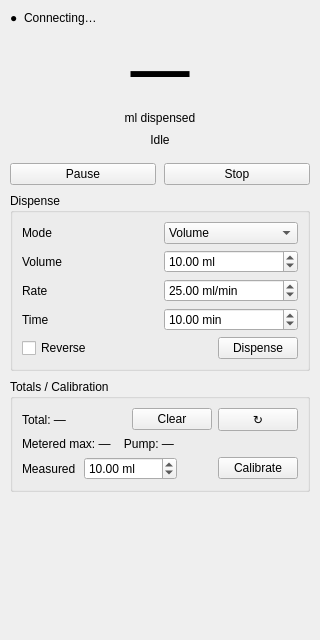
<?xml version="1.0" encoding="UTF-8"?>
<ui version="4.0">
 <class>DosingPumpWidget</class>
 <widget class="QWidget" name="DosingPumpWidget">
  <property name="geometry">
   <rect><x>0</x><y>0</y><width>320</width><height>640</height></rect>
  </property>
  <property name="windowTitle"><string>Dosing Pump</string></property>

  <layout class="QVBoxLayout" name="root_layout">
   <property name="spacing"><number>8</number></property>
   <property name="leftMargin"><number>10</number></property>
   <property name="topMargin"><number>8</number></property>
   <property name="rightMargin"><number>10</number></property>
   <property name="bottomMargin"><number>8</number></property>

   <!-- Connection status row -->
   <item>
    <layout class="QHBoxLayout" name="conn_row">
     <property name="spacing"><number>6</number></property>
     <item>
      <widget class="QLabel" name="conn_dot_lbl">
       <property name="text"><string>●</string></property>
       <property name="maximumWidth"><number>16</number></property>
      </widget>
     </item>
     <item>
      <widget class="QLabel" name="conn_status_lbl">
       <property name="text"><string>Connecting…</string></property>
      </widget>
     </item>
     <item>
      <spacer>
       <property name="orientation"><enum>Qt::Orientation::Horizontal</enum></property>
       <property name="sizeHint" stdset="0"><size><width>20</width><height>20</height></size></property>
      </spacer>
     </item>
     <item>
      <widget class="QLabel" name="server_addr_lbl">
       <property name="text"><string></string></property>
       <property name="alignment"><set>Qt::AlignmentFlag::AlignRight|Qt::AlignmentFlag::AlignVCenter</set></property>
      </widget>
     </item>
    </layout>
   </item>

   <!-- Live dispensed volume -->
   <item>
    <widget class="QLabel" name="volume_value_lbl">
     <property name="text"><string>—</string></property>
     <property name="alignment"><set>Qt::AlignmentFlag::AlignCenter</set></property>
     <property name="minimumHeight"><number>84</number></property>
     <property name="font">
      <font><pointsize>44</pointsize><bold>true</bold></font>
     </property>
    </widget>
   </item>

   <!-- Unit + running state -->
   <item>
    <widget class="QLabel" name="volume_unit_lbl">
     <property name="text"><string>ml dispensed</string></property>
     <property name="alignment"><set>Qt::AlignmentFlag::AlignCenter</set></property>
    </widget>
   </item>
   <item>
    <widget class="QLabel" name="state_lbl">
     <property name="text"><string>Idle</string></property>
     <property name="alignment"><set>Qt::AlignmentFlag::AlignCenter</set></property>
    </widget>
   </item>

   <!-- Graph placeholder — replaced at runtime with VolumeGraph -->
   <item>
    <widget class="QWidget" name="volume_graph_placeholder">
     <property name="minimumHeight"><number>80</number></property>
     <property name="maximumHeight"><number>100</number></property>
    </widget>
   </item>

   <!-- Halt row -->
   <item>
    <layout class="QHBoxLayout" name="halt_row">
     <property name="spacing"><number>8</number></property>
     <item>
      <widget class="QPushButton" name="pause_btn">
       <property name="text"><string>Pause</string></property>
       <property name="toolTip"><string>Pause or resume the dispense in progress</string></property>
      </widget>
     </item>
     <item>
      <widget class="QPushButton" name="stop_btn">
       <property name="text"><string>Stop</string></property>
       <property name="toolTip"><string>Stop dispensing immediately</string></property>
      </widget>
     </item>
    </layout>
   </item>

   <!-- Dispense group -->
   <item>
    <widget class="QGroupBox" name="dispense_group">
     <property name="title"><string>Dispense</string></property>
     <layout class="QVBoxLayout" name="dispense_vbox">
      <property name="spacing"><number>6</number></property>

      <!-- Mode row -->
      <item>
       <layout class="QHBoxLayout" name="mode_row">
        <property name="spacing"><number>8</number></property>
        <item>
         <widget class="QLabel" name="mode_lbl">
          <property name="text"><string>Mode</string></property>
          <property name="minimumWidth"><number>52</number></property>
         </widget>
        </item>
        <item>
         <widget class="QComboBox" name="mode_combo">
          <item><property name="text"><string>Volume</string></property></item>
          <item><property name="text"><string>Dose over time</string></property></item>
          <item><property name="text"><string>Constant rate</string></property></item>
          <item><property name="text"><string>Continuous</string></property></item>
         </widget>
        </item>
       </layout>
      </item>

      <!-- Volume row -->
      <item>
       <layout class="QHBoxLayout" name="volume_row">
        <property name="spacing"><number>8</number></property>
        <item>
         <widget class="QLabel" name="volume_lbl">
          <property name="text"><string>Volume</string></property>
          <property name="minimumWidth"><number>52</number></property>
         </widget>
        </item>
        <item>
         <!-- Generic bounds only. Each pump enforces its own minimum dispense
              and reports a rejection, which surfaces as an error - hardcoding
              one model's floor here would stop this widget serving any other
              DosingPump server. -->
         <widget class="QDoubleSpinBox" name="volume_spin">
          <property name="minimum"><double>0.010</double></property>
          <property name="maximum"><double>10000.000</double></property>
          <property name="value"><double>10.000</double></property>
          <property name="decimals"><number>2</number></property>
          <property name="singleStep"><double>0.50</double></property>
          <property name="suffix"><string> ml</string></property>
         </widget>
        </item>
       </layout>
      </item>

      <!-- Rate row -->
      <item>
       <layout class="QHBoxLayout" name="rate_row">
        <property name="spacing"><number>8</number></property>
        <item>
         <widget class="QLabel" name="rate_lbl">
          <property name="text"><string>Rate</string></property>
          <property name="minimumWidth"><number>52</number></property>
         </widget>
        </item>
        <item>
         <!-- Placeholder ceiling; replaced at runtime by the server's
              MaxFlowRate, which is the authoritative per-pump limit. -->
         <widget class="QDoubleSpinBox" name="rate_spin">
          <property name="minimum"><double>0.010</double></property>
          <property name="maximum"><double>10000.000</double></property>
          <property name="value"><double>25.000</double></property>
          <property name="decimals"><number>2</number></property>
          <property name="singleStep"><double>1.00</double></property>
          <property name="suffix"><string> ml/min</string></property>
         </widget>
        </item>
       </layout>
      </item>

      <!-- Duration row -->
      <item>
       <layout class="QHBoxLayout" name="minutes_row">
        <property name="spacing"><number>8</number></property>
        <item>
         <widget class="QLabel" name="minutes_lbl">
          <property name="text"><string>Time</string></property>
          <property name="minimumWidth"><number>52</number></property>
         </widget>
        </item>
        <item>
         <widget class="QDoubleSpinBox" name="minutes_spin">
          <property name="minimum"><double>0.000</double></property>
          <property name="maximum"><double>10000.000</double></property>
          <property name="value"><double>10.000</double></property>
          <property name="decimals"><number>2</number></property>
          <property name="singleStep"><double>1.00</double></property>
          <property name="suffix"><string> min</string></property>
         </widget>
        </item>
       </layout>
      </item>

      <!-- Action row -->
      <item>
       <layout class="QHBoxLayout" name="action_row">
        <property name="spacing"><number>8</number></property>
        <item>
         <widget class="QCheckBox" name="reverse_check">
          <property name="text"><string>Reverse</string></property>
          <property name="toolTip"><string>Pump toward the inlet instead of the outlet</string></property>
         </widget>
        </item>
        <item>
         <spacer>
          <property name="orientation"><enum>Qt::Orientation::Horizontal</enum></property>
          <property name="sizeHint" stdset="0"><size><width>20</width><height>20</height></size></property>
         </spacer>
        </item>
        <item>
         <!-- One stable verb for every mode; the mode combo says which kind.
              Tooltip is set per mode at runtime. -->
         <widget class="QPushButton" name="run_btn">
          <property name="text"><string>Dispense</string></property>
         </widget>
        </item>
       </layout>
      </item>

     </layout>
    </widget>
   </item>

   <!-- Totals & calibration group -->
   <item>
    <widget class="QGroupBox" name="totals_group">
     <!-- No '&' in the title: Qt reads it as a mnemonic and underlines the next char. -->
     <property name="title"><string>Totals / Calibration</string></property>
     <layout class="QVBoxLayout" name="totals_vbox">
      <property name="spacing"><number>6</number></property>

      <!-- Totals row -->
      <item>
       <layout class="QHBoxLayout" name="totals_row">
        <property name="spacing"><number>6</number></property>
        <item>
         <widget class="QLabel" name="totals_lbl">
          <property name="text"><string>Total: —</string></property>
         </widget>
        </item>
        <item>
         <spacer>
          <property name="orientation"><enum>Qt::Orientation::Horizontal</enum></property>
          <property name="sizeHint" stdset="0"><size><width>20</width><height>20</height></size></property>
         </spacer>
        </item>
        <item>
         <widget class="QPushButton" name="clear_totals_btn">
          <property name="text"><string>Clear</string></property>
          <property name="maximumWidth"><number>52</number></property>
          <property name="toolTip"><string>Reset both total-volume counters</string></property>
         </widget>
        </item>
        <item>
         <widget class="QPushButton" name="refresh_btn">
          <property name="text"><string>↻</string></property>
          <property name="maximumWidth"><number>28</number></property>
          <property name="toolTip"><string>Re-read totals, max flow rate, and pump voltage</string></property>
         </widget>
        </item>
       </layout>
      </item>

      <!-- Limits row -->
      <item>
       <widget class="QLabel" name="limits_lbl">
        <property name="text"><string>Metered max: —    Pump: —</string></property>
       </widget>
      </item>

      <!-- Calibration row -->
      <item>
       <layout class="QHBoxLayout" name="cal_row">
        <property name="spacing"><number>8</number></property>
        <item>
         <widget class="QLabel" name="cal_lbl">
          <property name="text"><string>Measured</string></property>
          <property name="minimumWidth"><number>52</number></property>
          <property name="toolTip"><string>Volume that actually came out of the last dispense</string></property>
         </widget>
        </item>
        <item>
         <widget class="QDoubleSpinBox" name="cal_spin">
          <property name="minimum"><double>0.000</double></property>
          <property name="maximum"><double>10000.000</double></property>
          <property name="value"><double>10.000</double></property>
          <property name="decimals"><number>2</number></property>
          <property name="singleStep"><double>0.10</double></property>
          <property name="suffix"><string> ml</string></property>
         </widget>
        </item>
        <item>
         <spacer>
          <property name="orientation"><enum>Qt::Orientation::Horizontal</enum></property>
          <property name="sizeHint" stdset="0"><size><width>20</width><height>20</height></size></property>
         </spacer>
        </item>
        <item>
         <widget class="QPushButton" name="cal_run_btn">
          <property name="text"><string>Calibrate</string></property>
         </widget>
        </item>
       </layout>
      </item>

     </layout>
    </widget>
   </item>

   <!-- Vertical spacer -->
   <item>
    <spacer>
     <property name="orientation"><enum>Qt::Orientation::Vertical</enum></property>
     <property name="sizeHint" stdset="0"><size><width>20</width><height>8</height></size></property>
    </spacer>
   </item>

  </layout>
 </widget>
 <resources/>
 <connections/>
</ui>
